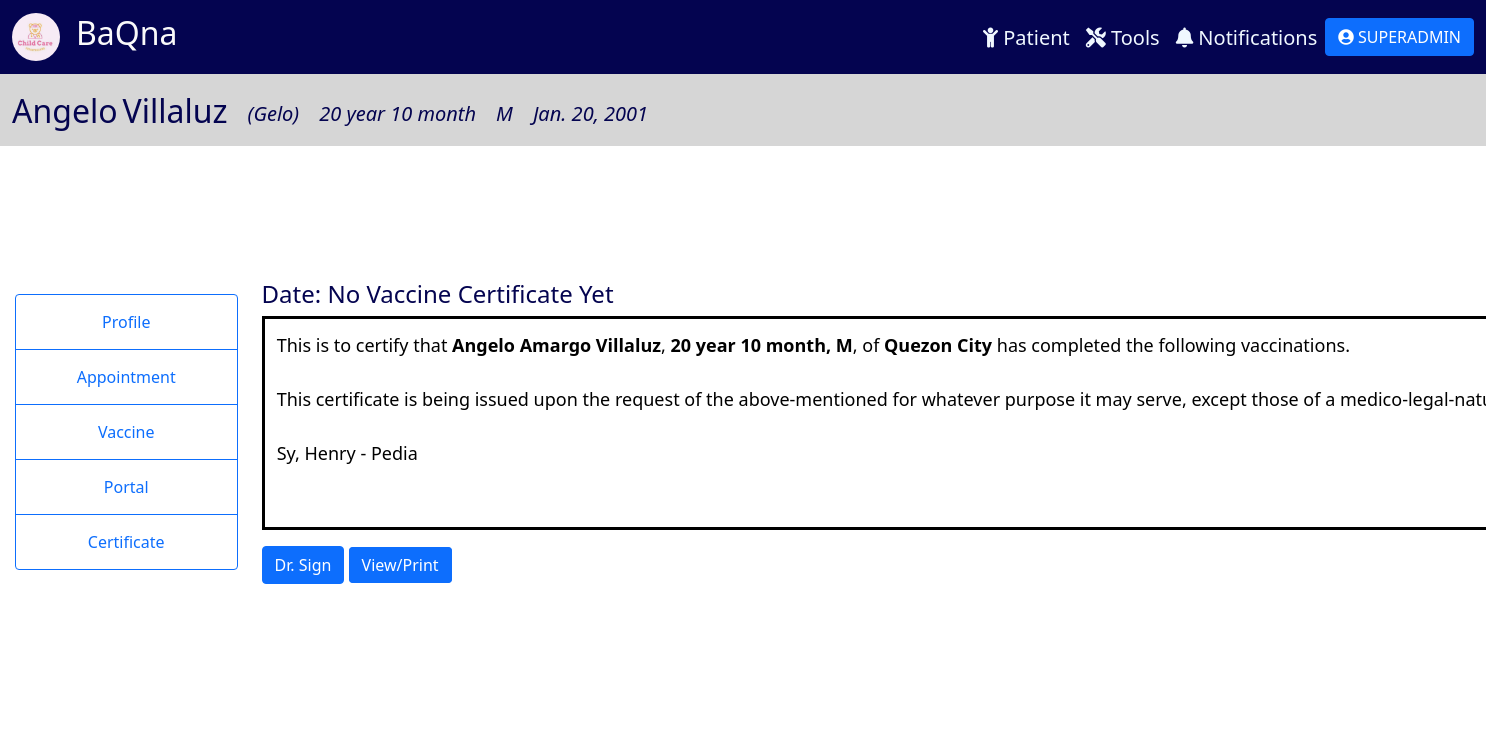
Screenshot of /certificate/1 (signed in) with the database file from the repository.
### tracker/models.py (models this page shows, shortened)
class Patient(models.Model):
    SEX = (
        ('M', 'Male'),
        ('F', 'Female'),
    )
    last_name = models.CharField(max_length=100, null=True)
    first_name = models.CharField(max_length=100, null=True)
    middle_name = models.CharField(max_length=100, null=True, blank=True)
    suffix = models.CharField(max_length=2, null=True, blank=True)
    nick_name = models.CharField(max_length=100, null=True, blank=True)
    sex = models.CharField(max_length=1, null=True, choices=SEX)
    birthdate = models.DateField(null=True)
    age = models.CharField(max_length=100, null=True, blank=True)
    attending_doctor = models.ForeignKey(Physician, related_name="docpatient", on_delete=models.CASCADE, null=True)
    cert_date = models.DateField(null=True, blank=True)
    cell_no = PhoneNumberField(null=True, blank=True, validators=[MaxLengthValidator(13)])
    landline = models.CharField(max_length=100, null=True, blank=True)
    email = models.EmailField(max_length=254, null=True, blank=True)
    house_no = models.CharField(max_length=100, null=True, blank=True)
    barangay = models.CharField(max_length=100, null=True, blank=True)
    city = models.CharField(max_length=100, null=True, blank=True)
    region = models.CharField(max_length=100, null=True, blank=True)
    zip = models.IntegerField(null=True, blank=True)
    mfname = models.CharField(max_length=100, null=True, blank=True)
    mlname = models.CharField(max_length=100, null=True, blank=True)
    mcontact = PhoneNumberField(null=True, blank=True)
    memail = models.EmailField(max_length=254, null=True, blank=True)
    ffname = models.CharField(max_length=100, null=True, blank=True)
    flname = models.CharField(max_length=100, null=True, blank=True)
    fcontact = PhoneNumberField(null=True, blank=True)
    femail = models.EmailField(max_length=254, null=True, blank=True)
    c1full_name = models.CharField(max_length=100, null=True, blank=True)
    relation1 = models.CharField(max_length=100, null=True, blank=True)
    c1contact = PhoneNumberField(null=True, blank=True)
    c2full_name = models.CharField(max_length=100, null=True, blank=True)
    relation2 = models.CharField(max_length=100, null=True, blank=True)
    c2contact = PhoneNumberField(null=True, blank=True)

class Physician(models.Model):
    last_name = models.CharField(max_length=100, null=True)
    first_name = models.CharField(max_length=100, null=True)
    age = models.IntegerField(null=True)
    cell_no = PhoneNumberField(null=True, blank=True)
    specialization = models.CharField(max_length=100, null=True)
    email = models.EmailField(max_length=100, null=True)
    def __str__(self):
        return self.last_name + ", " + self.first_name + ' - ' + self.specialization

### tracker/views.py (the view)
# urls.py: path('certificate/<str:pk>', views.certificate, name='certificate'),
@login_required(login_url='login')
def certificate(request, pk):
    patient = Patient.objects.get(id=pk)
    cert_date = None
    curr_date = datetime.date.today()
    months = curr_date.month - patient.birthdate.month
    years = curr_date.year - patient.birthdate.year
    age = "{} year {} month".format(years, months)
    if(request.method == "POST"):
        cert_date = request.POST['sign_cert']
    if cert_date:
        if patient:
            patient.cert_date = cert_date
            patient.save()
        return redirect('/certificate/' + pk)
    data = {
        'patient': patient,
        'age': age,
        'curr_date': curr_date,
    }
    return render(request, 'patientmonitoring/certificate.html', data)

### tracker/templates/patientmonitoring/certificate.html (shortened to what this page needs)
{% include 'patientmonitoring/info_header.html' %}
{% block content %}
<div class="container-fluid" style="padding:1%; ">
    <div class="row">
        <div class="col-lg-2" style="background-color: rgb(255, 255, 255);display: flex; justify-content: center; align-items: center; padding-top: 8%; padding-bottom: 8%;">
            <div class="btn-group-vertical" style="display: block;">
              <a class="btn btn-outline-primary" href="{% url 'patient' patient.id %}">Profile</a>
              <a class="btn btn-outline-primary" href="{% url 'appointment' patient.id %}">Appointment</a>
              <a class="btn btn-outline-primary">Vaccine</a>
              <a class="btn btn-outline-primary" href="{% url 'portal' patient.id%}">Portal</a>
              <a class="btn btn-outline-primary" href="#">Certificate</a>
            </div>
        </div>
        <div class="col-lg-10" style="background-color: white; padding-top: 8%; padding-bottom: 8%;">
            {% if patient.cert_date is None %}
            <h4>Date: No Vaccine Certificate Yet</h4>
            {% else %}
            <h4>Date: {{patient.cert_date}}</h4>
            {% endif %}
            <div class="certificate-text">
                <p style="border-style: solid; padding: 1%; padding-bottom: 5%; font-size: 18px; color: black; width: max-content   ;">
                    This is to certify that <b>{{patient.first_name}} {{patient.middle_name}} {{patient.last_name}}</b>,
                    <b>{{age}}, {{patient.sex}}</b>, of <b>{{patient.city}}</b> has completed the following
                    vaccinations. <br><br> This certificate is being issued upon the request of the above-mentioned for
                    whatever purpose it may serve, except those of a medico-legal-nature.<br><br>
                    {{patient.attending_doctor}}
                </p>
                <form action="post" style="display:inline;">
                    <button type="submit" class="btn btn-primary" value="{{curr_date}}" name="sign_cert">Dr. Sign</button>
                </form>
                <a style="display:inline;"
                  class="btn btn-primary"
                  href="{% url 'generatepdf' patient.id %}"
                  target="_blank"
                  rel="noopener noreferrer"
                  >
                  View/Print
                </a>
            </div>
        </div>
    </div>
</div>
{% endblock content %}

### tracker/templates/patientmonitoring/info_header.html
{% extends 'patientmonitoring/main.html' %}
{% block content %}
<nav class="navbar navbar-expand-xl" style="background-color: rgb(214, 214, 214);">
    <div class="container-fluid">
      <div class="collapse navbar-collapse me-auto" id="navbarTogglerDemo02">
        <div style="margin-right: auto; margin-top: 10px;">
          <ul class="navbar-nav me-auto mb-2 mb-lg-0 navbar-custom">
            <li class="nav-item" style="margin-right: 5px">
              <h2>{{patient.first_name}}</h2>
            </li>
            <li class="nav-item" style="margin-right: 20px">
              <h2>{{patient.last_name}}</h2>
            </li>
            <li class="nav-item" style="margin-right: 20px">
              <i><h5 style="margin-top: 10px;">({{patient.nick_name}})</h5></i>
            </li>
            <li class="nav-item" style="margin-right: 20px">
              <i><h5 style="margin-top:10px;">{{age}}</h5></i>
            </li>
            <li class="nav-item" style="margin-right: 20px">
              <i><h5 style="margin-top:10px;">{{patient.sex}}</h5></i>
            </li>
            <li class="nav-item" style="margin-right: 20px">
              <i><h5 style="margin-top:10px;">{{patient.birthdate}}</h5></i>
            </li>
          </ul>
        </div>
      </div>
    </div>
</nav>
{% endblock content %}

### tracker/templates/patientmonitoring/main.html (shortened to what this page needs)
{% load static %}
<!DOCTYPE html>
<html lang="en">
<head>
    <link href="https://cdn.jsdelivr.net/npm/bootstrap@5.1.3/dist/css/bootstrap.min.css" rel="stylesheet">
    <link rel="stylesheet" href="https://cdnjs.cloudflare.com/ajax/libs/font-awesome/5.15.3/css/all.min.css" />
</head>
<body>
  <nav class="navbar navbar-expand-xl" style="background-color: rgb(4, 4, 80);color: white;">
    <div class="container-fluid">
        <a href="{% url 'home' %}" class="navbar-brand">
          <div class="logo-image">
            <img src="{% static 'images/logo.jpg' %}" class="img-fluid">
          </div>
        </a>
        <a href="{% url 'home' %}"><h2 style="float: left; color: #FAFAFA;">BaQna</h2></a>
      <div class="collapse navbar-collapse me-auto" id="navbarTogglerDemo02">
        <div style="margin-left: auto;margin-top: 10px;">
          <ul class="navbar-nav me-auto mb-2 mb-lg-0 navbar-custom">
            <li class="nav-item" style="margin-left: 15rem;">
              <a class="nav-link" href="{% url 'home' %}"><h5><i class="fas fa-child"></i> Patient</h5></a>
            </li>
            <li class="nav-item">
              <a class="nav-link" href="#"><h5><i class="fas fa-tools"></i> Tools</h5></a>
            </li>
            <li class="nav-item">
              <a class="nav-link" href="{% url 'notifs' %}"><h5><i class="fas fa-bell"></i> Notifications</h5></a>
            </li>
            <li class="nav-item">
              <div class="dropdown">
                <button class="btn btn-primary" type="button" id="dropdownMenuButton1" data-bs-toggle="dropdown" aria-expanded="false">
                  <i class="fas fa-user-circle"></i>
                  {{request.user}}
                </button>
              </div>
            </li>
          </ul>
        </div>
      </div>
    </div>
  </nav>
  {% block content %}
  {% endblock %}
</body>
</html>

### tracker/templates/patientmonitoring/main.html (style rules this page uses)
body { color:rgb(4, 4, 80); }
.navbar-custom a { color: aliceblue; }
.logo-image { width: 48px; height: 48px; border-radius: 50%; overflow: hidden; }
.btn-group-vertical a { padding: 15px; }

### rows the page displays
Patient: first_name "Angelo", last_name "Villaluz", nick_name "Gelo", sex "M", birthdate "Jan. 20, 2001", middle_name "Amargo", city "Quezon City", attending_doctor "Sy, Henry - Pedia"

### other values shown
{{ request.user }} "SUPERADMIN"
